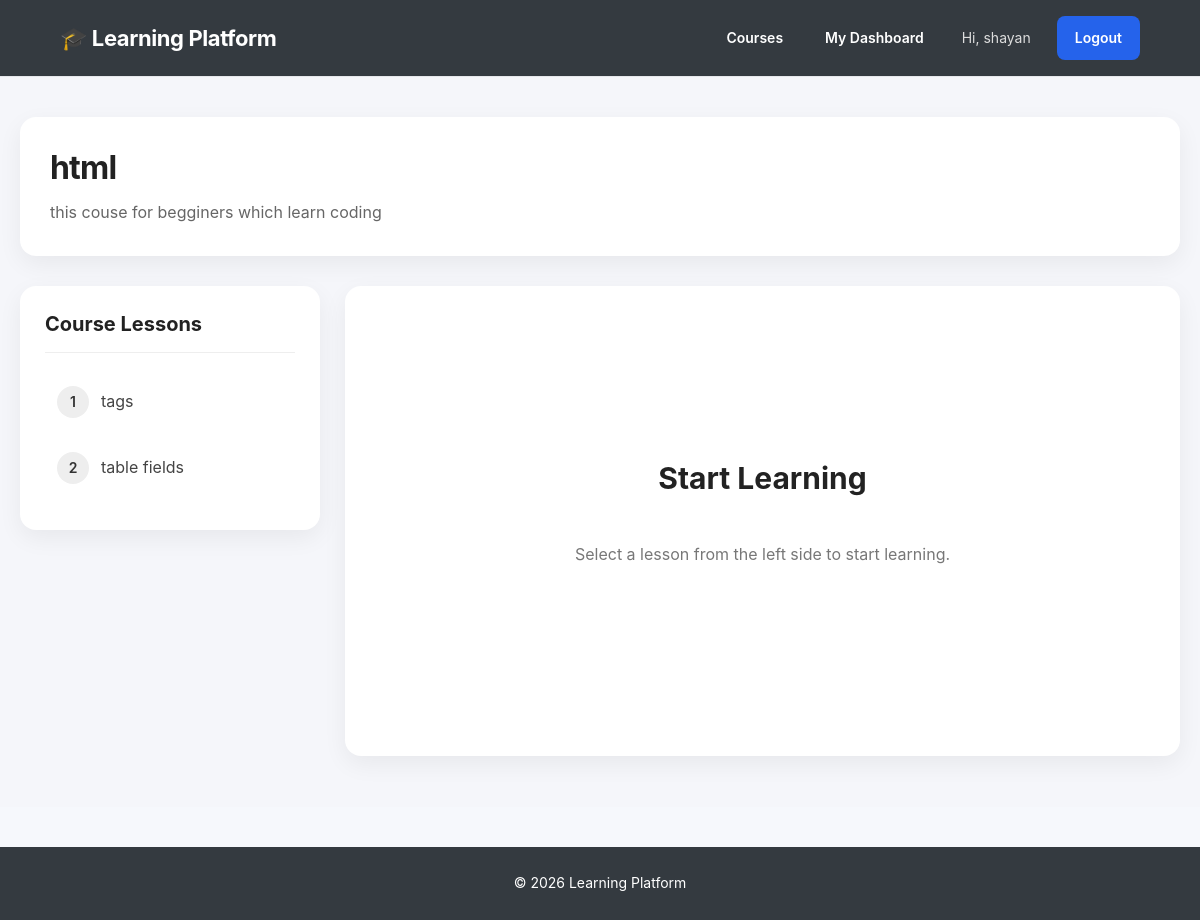
The page /learn/2/ (signed in) on the database its author committed.
### accounts/models.py (models this page shows, shortened)
class CustomUser(AbstractUser):
    ROLE_CHOICES = (
        ('teacher', 'Teacher'),
        ('student', 'Student'),
    )
    role = models.CharField(
        max_length=10,
        choices=ROLE_CHOICES,
        default='student'
    )

### courses/models.py (models this page shows, shortened)
class Course(models.Model):
    teacher = models.ForeignKey(
        settings.AUTH_USER_MODEL,
        on_delete=models.CASCADE,
        related_name='courses'
    )
    title = models.CharField(max_length=200)
    description = models.TextField()
    created_at = models.DateTimeField(auto_now_add=True)

class Lesson(models.Model):
    course = models.ForeignKey(
        Course,
        on_delete=models.CASCADE,
        related_name='lessons'
    )
    title = models.CharField(max_length=200)
    content = models.TextField()
    created_at = models.DateTimeField(auto_now_add=True)

### courses/views.py (the view)
# urls.py: path('learn/<int:course_id>/', views.student_learning, name='student_learning'),
@login_required
def student_learning(request, course_id):
    course = get_object_or_404(
        Course,
        id=course_id
    )
    enrollment = get_object_or_404(
        Enrollment,
        student=request.user,
        course=course
    )
    lessons = course.lessons.all().order_by('created_at')
    lesson_id = request.GET.get('lesson')
    selected_lesson = None
    if lesson_id:
        selected_lesson = get_object_or_404(
            Lesson,
            id=lesson_id,
            course=course
        )
    return render(
        request,
        'courses/student_learning.html',
        {
            'course': course,
            'lessons': lessons,
            'selected_lesson': selected_lesson,
            'enrollment': enrollment,
        }
    )

### courses/templates/courses/student_learning.html (shortened to what this page needs)
{% extends 'base.html' %}
{% load static %}
     {% block extra_css %}
     <link rel="stylesheet" href="{% static 'css/student_learning.css' %}">
     {% endblock %}
{% block content %}
<div class="learning-page">
<div class="learning-header">
    <h1>{{ course.title }}</h1>
    <p>
        {{ course.description }}
    </p>
</div>
<div class="learning-container">
    <aside class="lesson-sidebar">
        <h2>Course Lessons</h2>
        {% for lesson in lessons %}
            <a href="?lesson={{ lesson.id }}"
               class="lesson-link">
                <span class="lesson-number">
                    {{ forloop.counter }}
                </span>
                <span>
                    {{ lesson.title }}
                </span>
            </a>
        {% empty %}
            <p>No lessons available yet.</p>
        {% endfor %}
    </aside>
    <main class="lesson-content">
        {% if selected_lesson %}
            <h2>{{ selected_lesson.title }}</h2>
            <div class="lesson-text">
                {{ selected_lesson.content|linebreaks }}
            </div>
            <button class="complete-btn">
                Mark Lesson as Complete
            </button>
        {% else %}
            <div class="no-lesson">
                <h2>Start Learning</h2>
                <p>
                    Select a lesson from the left side to start learning.
                </p>
            </div>
        {% endif %}
    </main>
</div>
</div>
{% endblock %}

### templates/base.html (shortened to what this page needs)
{% load static %}
<!DOCTYPE html>
<html lang="en">
<head>
    <link rel="stylesheet"
          href="{% static 'css/base.css' %}">
    {% block extra_css %}
    {% endblock %}
</head>
<body>
    <nav class="navbar">
        <div class="navbar-container">
            <a href="{% url 'course_list' %}"
               class="logo">
                🎓 Learning Platform
            </a>
            <div class="nav-links">
                <a href="{% url 'course_list' %}">
                    Courses
                </a>
                {% if user.is_authenticated %}
                    {% if user.role == 'teacher' %}
                        <a href="{% url 'teacher_dashboard' %}">
                            Teacher Dashboard
                        </a>
                    {% elif user.role == 'student' %}
                        <a href="{% url 'student_dashboard' %}">
                            My Dashboard
                        </a>
                    {% endif %}
                    <span class="welcome">
                        Hi, {{ user.username }}
                    </span>
                    <form method="POST"
                          action="{% url 'logout' %}"
                          class="logout-form">
                        <button type="submit"
                                class="logout-btn">
                            Logout
                        </button>
                    </form>
                {% endif %}
            </div>
        </div>
    </nav>
    <main>
        {% block content %}
        {% endblock %}
    </main>
    <footer>
        <p>
            © 2026 Learning Platform
        </p>
    </footer>
</body>
</html>

### static/css/base.css (style rules this page uses)
* { box-sizing: border-box; }
html { scroll-behavior: smooth; }
body { margin: 0; font-family: "Inter", "Segoe UI", Arial, sans-serif; background: #f6f8fc; color: #1f2937; line-height: 1.6; }
a { text-decoration: none; }
button, input, select, textarea { font: inherit; }
:root { --primary: #2563eb; --primary-dark: #1d4ed8; --primary-light: #eff6ff; --dark: #111827; --dark-soft: #374151; --text: #374151; --muted: #6b7280; --background: #f6f8fc; --white: #ffffff; --border: #e5e7eb; --success: #16a34a; --danger: #dc2626; --warning: #d97706; --shadow-sm: 0 2px 8px rgba(15, 23, 42, 0.06); --shadow-md: 0 8px 25px rgba(15, 23, 42, 0.08); --shadow-lg: 0 15px 40px rgba(15, 23, 42, 0.10); --radius-sm: 8px; --radius-md: 12px; --radius-lg: 16px; }
.navbar { background: var(--white); border-bottom: 1px solid var(--border); padding: 15px 0; position: sticky; top: 0; z-index: 1000; }
.navbar-container { width: 92%; max-width: 1250px; margin: auto; display: flex; justify-content: space-between; align-items: center; gap: 25px; }
.logo { color: var(--dark); font-size: 21px; font-weight: 800; letter-spacing: -0.4px; white-space: nowrap; }
.nav-links { display: flex; align-items: center; gap: 7px; }
.nav-links a { color: var(--dark-soft); padding: 9px 12px; border-radius: var(--radius-sm); font-size: 14px; font-weight: 600; transition: all 0.2s ease; }
.welcome { color: var(--muted); font-size: 14px; padding: 0 8px; }
.logout-form { margin: 0; }
.logout-btn { border: none; background: transparent; color: var(--danger); padding: 9px 12px; border-radius: var(--radius-sm); cursor: pointer; font-size: 14px; font-weight: 600; transition: all 0.2s ease; }
main { min-height: 75vh; }
h1, h2, h3, h4 { color: var(--dark); line-height: 1.3; }
h1 { font-size: 32px; letter-spacing: -0.8px; }
h2 { font-size: 25px; }
.dashboard-btn, .btn, button[type="submit"] { display: inline-flex; justify-content: center; align-items: center; background: var(--primary); color: white; border: none; padding: 11px 18px; border-radius: var(--radius-sm); font-size: 14px; font-weight: 600; cursor: pointer; transition: background 0.2s ease, transform 0.2s ease, box-shadow 0.2s ease; }
footer { margin-top: 60px; padding: 30px 20px; background: var(--dark); color: #9ca3af; text-align: center; }
footer p { margin: 0; font-size: 14px; }
.navbar { background: #343a40; padding: 16px 0; }
.navbar-container { width: 90%; max-width: 1200px; margin: auto; display: flex; justify-content: space-between; align-items: center; }
.logo { color: white; text-decoration: none; font-size: 22px; font-weight: bold; }
.nav-links { display: flex; align-items: center; gap: 18px; }
.nav-links a { color: white; text-decoration: none; }
.welcome { color: #ddd; }
.logout-btn { border: none; background: #dc3545; color: white; padding: 9px 15px; border-radius: 5px; cursor: pointer; }
footer { text-align: center; padding: 25px; background: #343a40; color: white; margin-top: 40px; }

### rows shown on the page
CustomUser: username "shayan"
Course: title "html", description "this couse for begginers which learn coding"
Lesson: title "tags"
Lesson: title "table fields"
